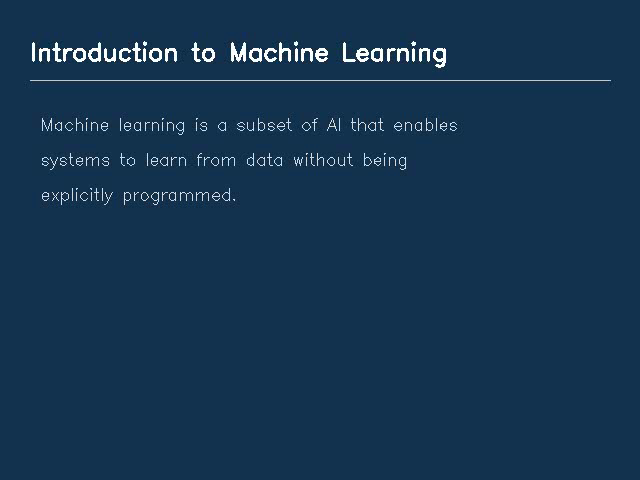
#> input picture frame 0 of unstructured_documents/10_video/sample_docs/lecture.mp4, 640 x 480 px
$ python 02_frame_extraction.py
#> lines starting #> are read from the running program, lines starting #| are printed output that depends on the picture
### unstructured_documents/shared/chunking.py
"""
Shared chunking utilities for RAG document parsing.

These strategies turn extracted text into chunks suitable for embedding and retrieval.
Every extraction script in this repo can use these to demonstrate RAG-ready output.
"""

import re


def chunk_by_characters(text: str, chunk_size: int = 500, overlap: int = 50) -> list[str]:
    """
    Fixed-size character chunking with overlap.

    Simplest strategy - splits text into fixed-size windows.
    Good for: uniform-length chunks, predictable token counts.
    Bad for: splits mid-sentence, loses semantic boundaries.
    """
    chunks = []
    start = 0
    while start < len(text):
        end = start + chunk_size
        chunks.append(text[start:end])
        start = end - overlap
    return [c.strip() for c in chunks if c.strip()]


# [100 lines left out: functions chunk_by_sentences, chunk_by_recursive_split, chunk_by_headings, not called in this run]


def preview_chunks(chunks: list, max_preview: int = 3, max_chars: int = 200) -> None:
    """Print a preview of chunks for demonstration purposes."""
    print(f"\n{'=' * 60}")
    print(f"Total chunks: {len(chunks)}")
    print(f"{'=' * 60}")

    for i, chunk in enumerate(chunks[:max_preview]):
        if isinstance(chunk, dict):
            print(f"\n--- Chunk {i + 1} [heading: {chunk.get('heading', 'N/A')}] ---")
            text = chunk.get("content", "")
        else:
            print(f"\n--- Chunk {i + 1} ({len(chunk)} chars) ---")
            text = chunk

        if len(text) > max_chars:
            print(text[:max_chars] + "...")
        else:
            print(text)

    if len(chunks) > max_preview:
        print(f"\n... and {len(chunks) - max_preview} more chunks")


# [41 lines that do not run on import are left out]

### unstructured_documents/10_video/02_frame_extraction.py
"""
Video frame extraction using OpenCV.

Extract frames from video files for visual analysis in RAG systems.
Keyframes capture visual content (slides, diagrams, scenes) that text
transcription alone would miss. Combine with Whisper transcripts for
comprehensive video understanding.

Requirements:
  - Python: opencv-python-headless (or opencv-python)

Strengths:  No external services needed, fast, precise frame control.
Weaknesses: Frames are images (need vision model for text description),
            keyframe detection is heuristic-based.

Usage:
    uv run python unstructured_documents/10_video/02_frame_extraction.py
"""

import sys
from pathlib import Path

# Allow imports from project root
sys.path.insert(0, str(Path(__file__).resolve().parents[2]))

from unstructured_documents.shared.chunking import (
    chunk_by_characters,
    preview_chunks,
)

# ---------------------------------------------------------------------------
# Paths
# ---------------------------------------------------------------------------
SAMPLE_DIR = Path(__file__).resolve().parent / "sample_docs"
LECTURE_VIDEO = SAMPLE_DIR / "lecture.mp4"


def check_opencv_available() -> bool:
    """Check if OpenCV is available."""
    try:
        import cv2  # noqa: F401

        return True
    except ImportError:
        print("=" * 60)
        print("opencv-python-headless is NOT installed.")
        print("=" * 60)
        print()
        print("Install it with:")
        print("  uv sync --extra video")
        print("  # or: uv pip install opencv-python-headless")
        print()
        return False


def extract_metadata(video_path: Path) -> dict:
    """
    Extract video metadata using OpenCV.

    Returns basic video properties: duration, frame count, resolution, FPS.
    For more detailed metadata (codecs, audio info), use ffprobe
    (see 01_whisper_transcription.py).
    """
    import cv2

    cap = cv2.VideoCapture(str(video_path))
    if not cap.isOpened():
        return {"error": f"Cannot open video: {video_path}"}

    metadata = {
        "filename": video_path.name,
        "width": int(cap.get(cv2.CAP_PROP_FRAME_WIDTH)),
        "height": int(cap.get(cv2.CAP_PROP_FRAME_HEIGHT)),
        "fps": cap.get(cv2.CAP_PROP_FPS),
        "frame_count": int(cap.get(cv2.CAP_PROP_FRAME_COUNT)),
        "duration_seconds": (
            cap.get(cv2.CAP_PROP_FRAME_COUNT) / cap.get(cv2.CAP_PROP_FPS)
            if cap.get(cv2.CAP_PROP_FPS) > 0
            else 0
        ),
        "codec": int(cap.get(cv2.CAP_PROP_FOURCC)),
    }

    cap.release()
    return metadata


def extract_frames_at_interval(
    video_path: Path,
    interval_sec: float = 1.0,
    output_dir: Path | None = None,
) -> list[dict]:
    """
    Extract frames at regular time intervals.

    Good for: slide-based videos, lectures, presentations where content
    changes at predictable intervals.

    Returns list of dicts with frame index, timestamp, and file path.
    If output_dir is None, frames are not saved to disk (metadata only).
    """
    import cv2

    cap = cv2.VideoCapture(str(video_path))
    if not cap.isOpened():
        return []

    fps = cap.get(cv2.CAP_PROP_FPS)
    total_frames = int(cap.get(cv2.CAP_PROP_FRAME_COUNT))
    frame_interval = max(1, int(fps * interval_sec))

    frames = []
    frame_idx = 0

    while True:
        ret, frame = cap.read()
        if not ret:
            break

        if frame_idx % frame_interval == 0:
            timestamp = frame_idx / fps if fps > 0 else 0
            frame_info = {
                "frame_index": frame_idx,
                "timestamp_sec": round(timestamp, 2),
                "width": frame.shape[1],
                "height": frame.shape[0],
            }

            if output_dir is not None:
                output_dir.mkdir(parents=True, exist_ok=True)
                filename = f"frame_{frame_idx:06d}.png"
                filepath = output_dir / filename
                cv2.imwrite(str(filepath), frame)
                frame_info["file_path"] = str(filepath)

            frames.append(frame_info)

        frame_idx += 1

    cap.release()
    return frames


def extract_keyframes(
    video_path: Path,
    threshold: float = 30.0,
    output_dir: Path | None = None,
) -> list[dict]:
    """
    Extract keyframes based on scene change detection.

    Compares consecutive frames using mean absolute difference.
    When the difference exceeds the threshold, the frame is considered
    a scene change / keyframe.

    Good for: videos with distinct scenes, slide transitions, topic changes.
    The threshold controls sensitivity (lower = more keyframes detected).

    Returns list of dicts with frame index, timestamp, change score, and
    optionally the saved file path.
    """
    import cv2
    import numpy as np

    cap = cv2.VideoCapture(str(video_path))
    if not cap.isOpened():
        return []

    fps = cap.get(cv2.CAP_PROP_FPS)
    keyframes = []
    prev_gray = None
    frame_idx = 0

    while True:
        ret, frame = cap.read()
        if not ret:
            break

        gray = cv2.cvtColor(frame, cv2.COLOR_BGR2GRAY)

        if prev_gray is not None:
            diff = cv2.absdiff(prev_gray, gray)
            change_score = float(np.mean(diff))

            if change_score > threshold:
                timestamp = frame_idx / fps if fps > 0 else 0
                frame_info = {
                    "frame_index": frame_idx,
                    "timestamp_sec": round(timestamp, 2),
                    "change_score": round(change_score, 2),
                    "width": frame.shape[1],
                    "height": frame.shape[0],
                }

                if output_dir is not None:
                    output_dir.mkdir(parents=True, exist_ok=True)
                    filename = f"keyframe_{frame_idx:06d}.png"
                    filepath = output_dir / filename
                    cv2.imwrite(str(filepath), frame)
                    frame_info["file_path"] = str(filepath)

                keyframes.append(frame_info)

        # Always capture first frame as a keyframe
        elif frame_idx == 0:
            timestamp = 0.0
            frame_info = {
                "frame_index": 0,
                "timestamp_sec": 0.0,
                "change_score": 0.0,
                "width": frame.shape[1],
                "height": frame.shape[0],
            }

            if output_dir is not None:
                output_dir.mkdir(parents=True, exist_ok=True)
                filepath = output_dir / "keyframe_000000.png"
                cv2.imwrite(str(filepath), frame)
                frame_info["file_path"] = str(filepath)

            keyframes.append(frame_info)

        prev_gray = gray
        frame_idx += 1

    cap.release()
    return keyframes


def build_frame_descriptions(keyframes: list[dict]) -> str:
    """
    Build a text representation of extracted keyframes.

    Creates a structured text from keyframe metadata that can be
    chunked and embedded for RAG. In production, you would use a
    vision model (GPT-4o, Claude, etc.) to describe each frame's
    visual content.

    This function creates placeholder descriptions from metadata.
    Replace with vision model calls for real applications.
    """
    lines = []
    for i, kf in enumerate(keyframes):
        timestamp = kf["timestamp_sec"]
        mins = int(timestamp // 60)
        secs = int(timestamp % 60)
        lines.append(
            f"[{mins:02d}:{secs:02d}] Keyframe {i + 1}: "
            f"Scene at {kf['timestamp_sec']}s "
            f"(change score: {kf.get('change_score', 'N/A')}, "
            f"resolution: {kf['width']}x{kf['height']})"
        )

    return "\n".join(lines)


def demo_metadata():
    """Show video metadata extraction."""
    print("=" * 70)
    print("1. VIDEO METADATA EXTRACTION (OpenCV)")
    print("=" * 70)

    metadata = extract_metadata(LECTURE_VIDEO)
    for key, value in metadata.items():
        print(f"  {key:20s}: {value}")


def demo_interval_extraction():
    """Show frame extraction at regular intervals."""
    print("\n" + "=" * 70)
    print("2. FRAME EXTRACTION AT INTERVALS (every 1 second)")
    print("=" * 70)

    frames = extract_frames_at_interval(LECTURE_VIDEO, interval_sec=1.0)
#> in extract_frames_at_interval, frame is the input picture: shape (480, 640, 3); mean B, G, R 80.6, 53.1, 21.6
    print(f"\nExtracted {len(frames)} frames at 1-second intervals")
#| Extracted 10 frames at 1-second intervals
    for f in frames[:5]:
        print(
            f"  Frame {f['frame_index']:>6d} | "
            f"t={f['timestamp_sec']:>6.2f}s | "
            f"{f['width']}x{f['height']}"
        )
    if len(frames) > 5:
        print(f"  ... and {len(frames) - 5} more frames")
#> (printed output is left out)


def demo_keyframe_detection():
    """Show keyframe extraction based on scene changes."""
    print("\n" + "=" * 70)
    print("3. KEYFRAME DETECTION (scene change)")
    print("=" * 70)

    keyframes = extract_keyframes(LECTURE_VIDEO, threshold=30.0)
#> in extract_keyframes, `gray = cv2.cvtColor(frame, cv2.COLOR_BGR2GRAY)`:
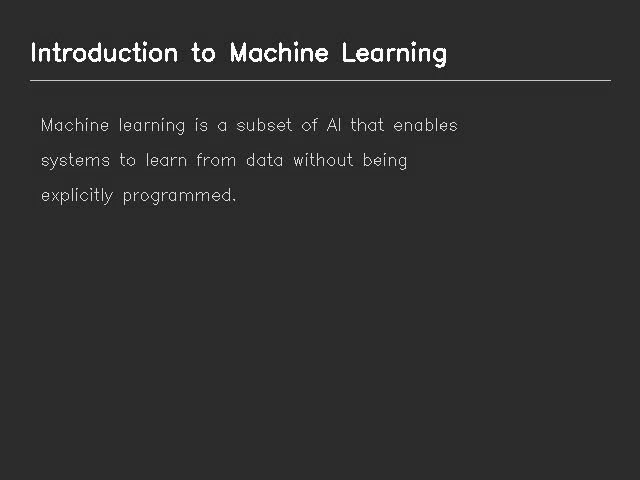
#> gray: shape (480, 640); min 28, max 255, mean 47.1
    print(f"\nDetected {len(keyframes)} keyframes (threshold=30.0)")
#| Detected 1 keyframes (threshold=30.0)
    for kf in keyframes[:10]:
        print(
            f"  Frame {kf['frame_index']:>6d} | "
            f"t={kf['timestamp_sec']:>6.2f}s | "
            f"change={kf['change_score']:>6.2f} | "
            f"{kf['width']}x{kf['height']}"
        )
    if len(keyframes) > 10:
        print(f"  ... and {len(keyframes) - 10} more keyframes")


def demo_frame_descriptions():
    """Show how to build text from keyframes for RAG chunking."""
    print("\n" + "=" * 70)
    print("4. KEYFRAME DESCRIPTIONS FOR RAG")
    print("=" * 70)

    keyframes = extract_keyframes(LECTURE_VIDEO, threshold=30.0)
    descriptions = build_frame_descriptions(keyframes)
    print(f"\nGenerated descriptions for {len(keyframes)} keyframes:")
#| Generated descriptions for 1 keyframes:
    print(descriptions)
#| [00:00] Keyframe 1: Scene at 0.0s (change score: 0.0, resolution: 640x480)

    # Chunk the descriptions for embedding
    print("\n--- Chunking Frame Descriptions ---")
    chunks = chunk_by_characters(descriptions, chunk_size=300, overlap=30)
    preview_chunks(chunks, max_preview=3, max_chars=200)
#| Total chunks: 1


def demo_threshold_comparison():
    """Compare different keyframe detection thresholds."""
    print("\n" + "=" * 70)
    print("5. THRESHOLD COMPARISON")
    print("=" * 70)

    print(f"\n  {'Threshold':>10s} {'Keyframes':>10s}  Notes")
    print(f"  {'-'*10} {'-'*10}  {'-'*30}")

    for threshold in [10.0, 20.0, 30.0, 50.0, 80.0]:
        keyframes = extract_keyframes(LECTURE_VIDEO, threshold=threshold)
        note = ""
        if threshold <= 10:
            note = "(very sensitive, many frames)"
        elif threshold <= 30:
            note = "(balanced)"
        else:
            note = "(less sensitive, fewer frames)"
        print(f"  {threshold:>10.1f} {len(keyframes):>10d}  {note}")
#|         10.0          1  (very sensitive, many frames)


if __name__ == "__main__":
    if not check_opencv_available():
        print("Skipping frame extraction demos (OpenCV not available).")
        sys.exit(0)

    if not LECTURE_VIDEO.exists():
        print(f"ERROR: {LECTURE_VIDEO} not found.")
        print("Run generate_samples.py first:")
        print(
            "  uv run python unstructured_documents/10_video/sample_docs/generate_samples.py"
        )
        sys.exit(1)

    demo_metadata()
    demo_interval_extraction()
    demo_keyframe_detection()
    demo_frame_descriptions()
    demo_threshold_comparison()

    print("\n" + "=" * 70)
    print("Done. OpenCV provides fast, local frame extraction for video RAG.")
    print("Combine with Whisper transcripts (01_whisper_transcription.py)")
    print("for comprehensive video understanding.")
    print("=" * 70)
